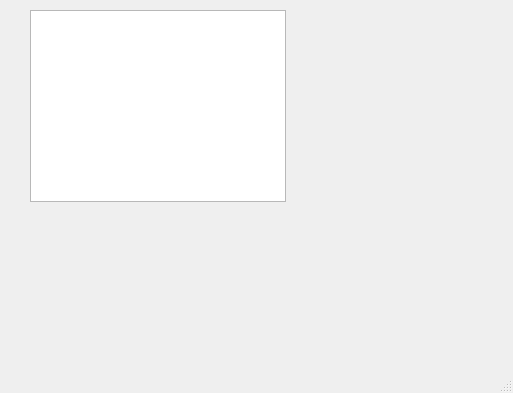
<?xml version="1.0" encoding="UTF-8"?>
<ui version="4.0">
 <class>MainWindow</class>
 <widget class="QMainWindow" name="MainWindow">
  <property name="geometry">
   <rect>
    <x>0</x>
    <y>0</y>
    <width>513</width>
    <height>393</height>
   </rect>
  </property>
  <property name="windowTitle">
   <string>MainWindow</string>
  </property>
  <widget class="QWidget" name="centralwidget">
   <widget class="QGraphicsView" name="graphicsView">
    <property name="geometry">
     <rect>
      <x>30</x>
      <y>10</y>
      <width>256</width>
      <height>192</height>
     </rect>
    </property>
   </widget>
  </widget>
  <widget class="QMenuBar" name="menubar">
   <property name="geometry">
    <rect>
     <x>0</x>
     <y>0</y>
     <width>513</width>
     <height>22</height>
    </rect>
   </property>
  </widget>
  <widget class="QStatusBar" name="statusbar"/>
 </widget>
 <resources/>
 <connections/>
</ui>
